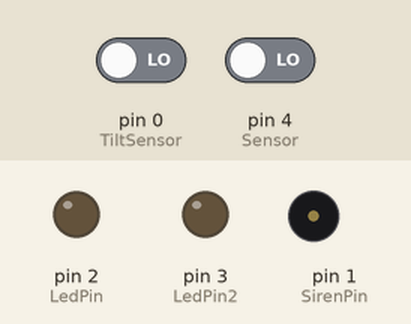
Recording of a sketch running on a simulated Arduino Uno, built with avr-gcc and run on an emulated ATmega328P. Parts: output pins drawn as LEDs (lit = HIGH), buzzer (waves = sounding, pin HIGH). The inputs (shaded band) are chosen by the test bench; at power-on: pin 0 (TiltSensor) LOW, pin 4 (Sensor) LOW.

Above: at 1.6 s.
1.7 s: pin 0 (TiltSensor) driven HIGH
At 2.2 s:
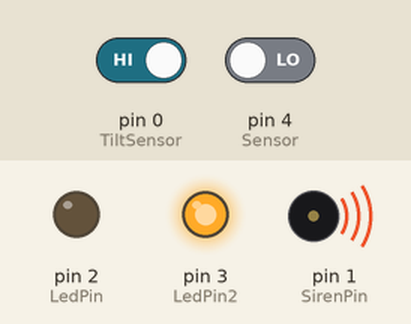
3.2 s: pin 4 (Sensor) driven HIGH
At 4.9 s:
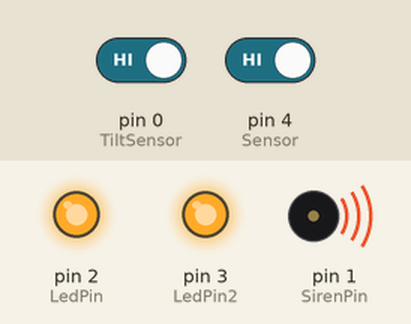
5.2 s: pin 0 (TiltSensor) driven LOW
At 6.7 s:
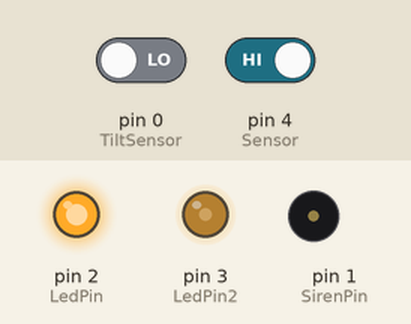
7.2 s: pin 4 (Sensor) driven LOW
At 8.4 s:
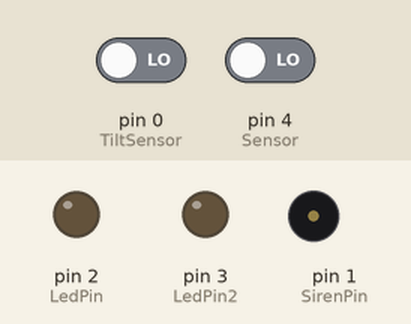
8.7 s: pin 0 (TiltSensor) driven HIGH
At 9.9 s:
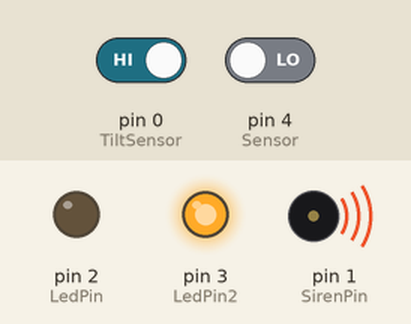
10.2 s: pin 4 (Sensor) driven HIGH
At 11.4 s:
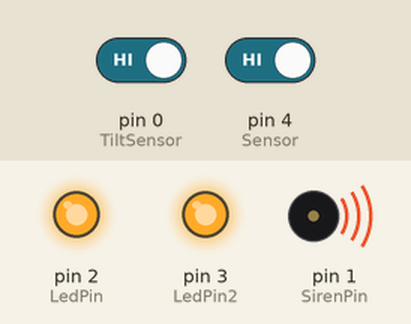
Timing chart, 0 to 13.2 s (numbered marks = the images above; inputs shaded):
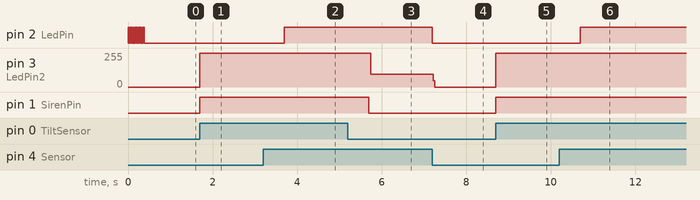

The sketch:

TA321.ino
```cpp
/*                  +-\/-+
//            Ain0 (D 5) PB5  1|    |8  Vcc
// TempSensor Ain3 (D 3) PB3  2|    |7  PB2 (D 2) Ain1
//            Ain2 (D 4) PB4  3|    |6  PB1 (D 1) pwm1     CLK
//                       GND  4|    |5  PB0 (D 0) pwm0     DIO
*/
#define LedPin 2
#define LedPin2 3
#define SirenPin 1
#define TiltSensor 0
#define Sensor 4
#include <avr/interrupt.h>
bool motionStatus;
volatile int MotionState = 0;
volatile byte counter = 0;

void setup()
{
    pinMode(LedPin, OUTPUT);
    pinMode(LedPin2, OUTPUT);
    pinMode(TiltSensor, INPUT);
    pinMode(SirenPin, OUTPUT);
    pinMode(Sensor, INPUT);
    attachInterrupt(TiltSensor, motionDetector, CHANGE);

    for(int i=0; i< 10;i++)
    {
      digitalWrite(LedPin, HIGH);
      delay(20);
      digitalWrite(LedPin, LOW);
      delay(20);

    }

}

void loop()
{
//motionStatus = digitalRead(TiltSensor);
digitalRead(Sensor)? digitalWrite(LedPin, HIGH): digitalWrite(LedPin, LOW);
digitalRead(Sensor)? digitalWrite(LedPin2, HIGH): digitalWrite(LedPin2, LOW);

motionStatus? digitalWrite(LedPin, HIGH): digitalWrite(LedPin, LOW);

if(digitalRead(TiltSensor)==HIGH)
{
  digitalWrite(LedPin2, HIGH);
  digitalWrite(SirenPin, HIGH);
  //tone(SirenPin, 3700);
  delay(2000);
}

else
{
  digitalWrite(LedPin2, LOW);
  digitalWrite(SirenPin, LOW);
  //noTone(SirenPin);
}
//motionStatus? tone(SirenPin, 3700): noTone(SirenPin);

}

void motionDetector()
{
      motionStatus = !motionStatus;
}
```

Measured:
- after the input at 1.7 s, pin 3 (LedPin2): 0/255 → 255/255 at once; pin 1 (SirenPin): LOW → HIGH at once
- after the input at 3.2 s, pin 2 (LedPin): LOW → HIGH after 0.50 s
- after the input at 5.2 s, pin 3 (LedPin2): 255/255 → 94/255 after 0.54 s; pin 1 (SirenPin): HIGH → LOW after 0.50 s
- after the input at 7.2 s, pin 2 (LedPin): HIGH → LOW at once; pin 3 (LedPin2): 94/255 → 0/255 at once
- after the input at 8.7 s, pin 3 (LedPin2): 0/255 → 255/255 at once; pin 1 (SirenPin): LOW → HIGH at once
- after the input at 10.2 s, pin 2 (LedPin): LOW → HIGH after 0.50 s
